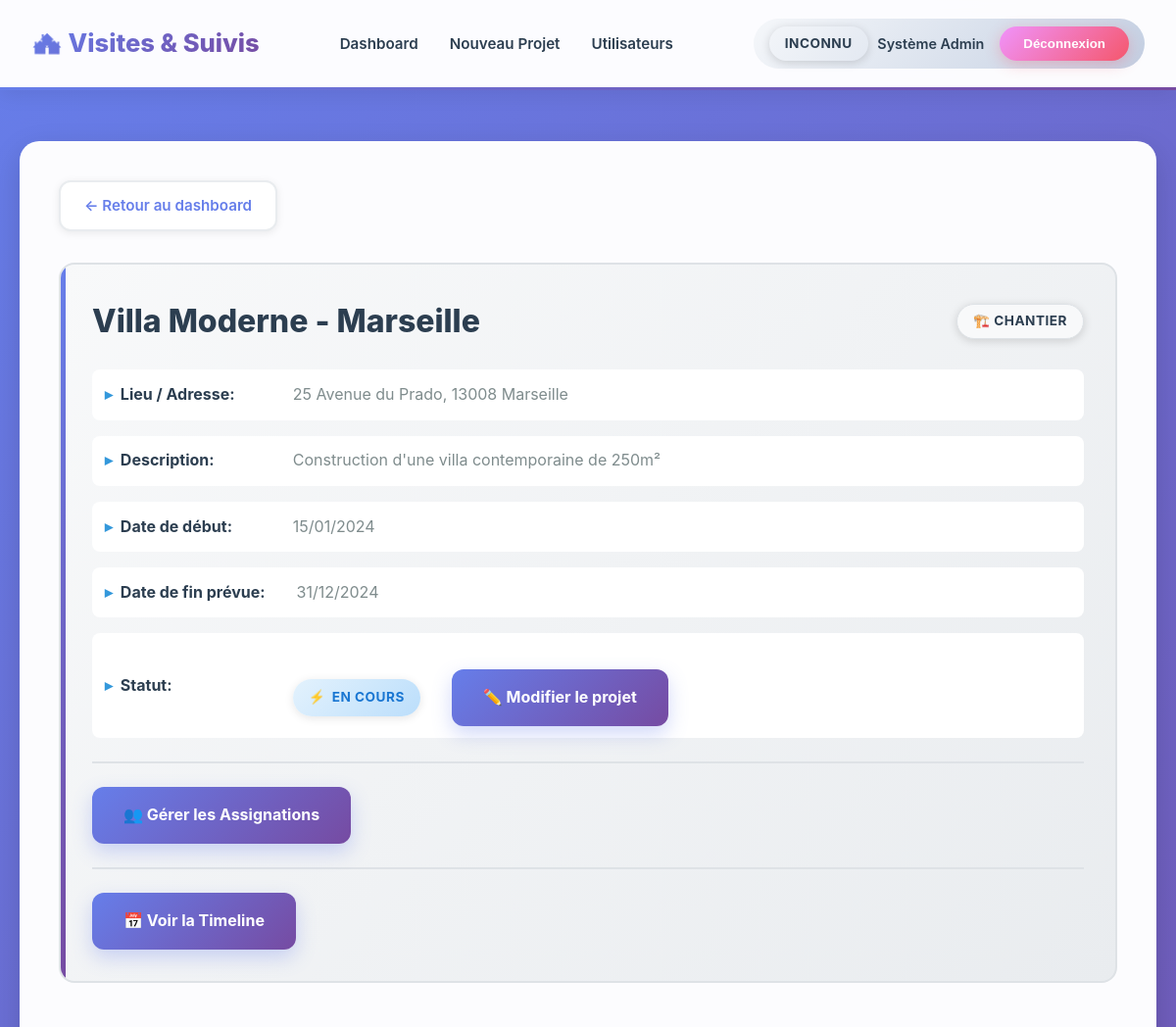
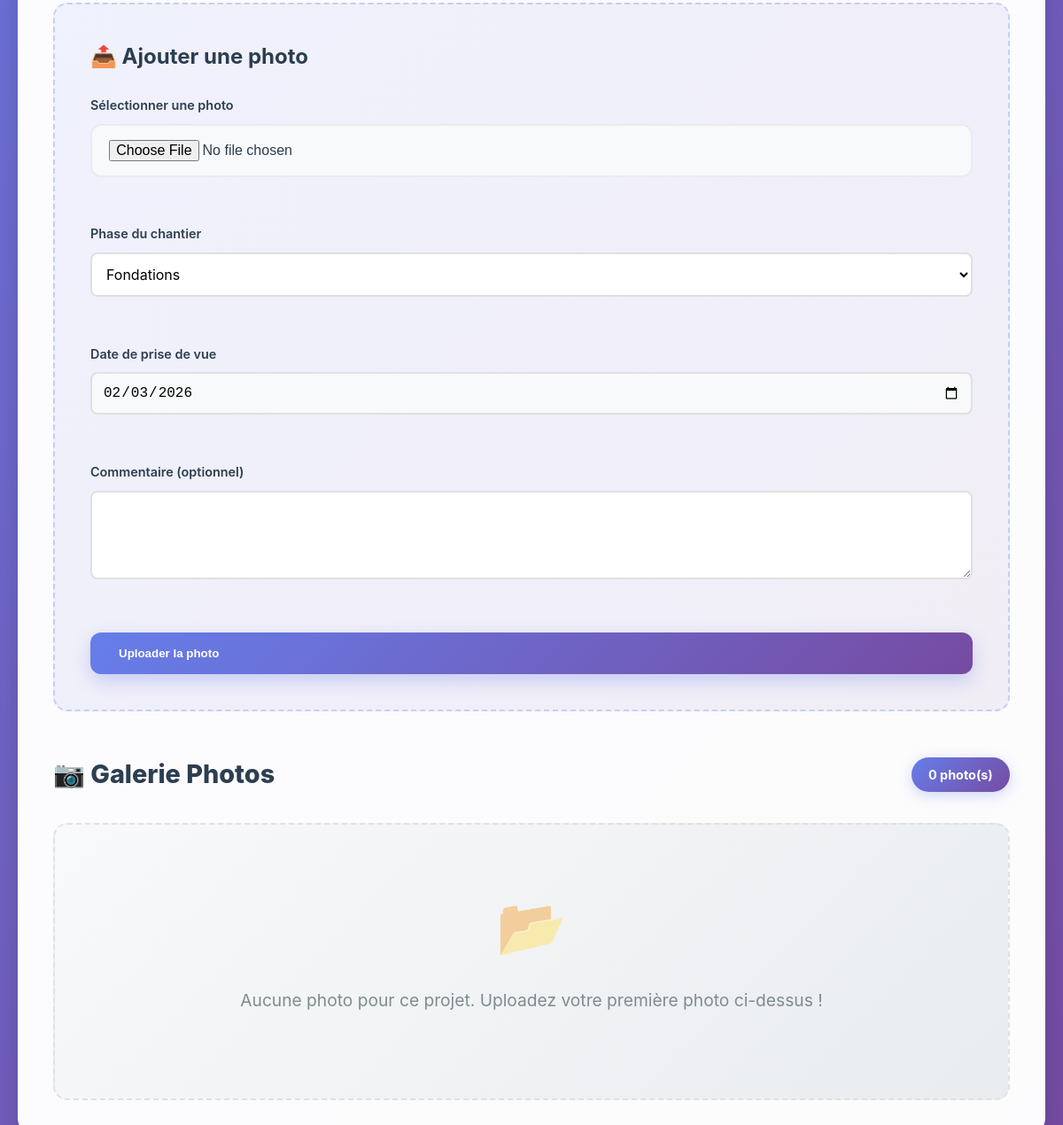
Screenshot of /pages/chantier.php?id=1 (signed in) with the database file from the repository (2 pictures, top to bottom).
### tables this page shows
CREATE TABLE `chantiers` (
  `id` int NOT NULL AUTO_INCREMENT,
  `user_id` int NOT NULL,
  `nom` varchar(200) NOT NULL,
  `adresse` text,
  `description` text,
  `date_debut` date DEFAULT NULL,
  `date_fin_prevue` date DEFAULT NULL,
  `statut` enum('en_cours','termine','en_pause') DEFAULT 'en_cours',
  `type` enum('chantier','visite_commerciale','etat_des_lieux','autre') DEFAULT 'chantier',
  `lot_id` varchar(50) DEFAULT NULL,
  `template_file` varchar(255) DEFAULT NULL,
  `is_public` tinyint(1) DEFAULT '0',
  `share_token` varchar(64) DEFAULT NULL,
  `created_at` timestamp NULL DEFAULT CURRENT_TIMESTAMP,
  PRIMARY KEY (`id`),
  KEY `user_id` (`user_id`),
  KEY `idx_share_token` (`share_token`),
  CONSTRAINT `chantiers_ibfk_1` FOREIGN KEY (`user_id`) REFERENCES `users` (`id`) ON DELETE CASCADE
);

### includes/auth.php (called while the page is built, shortened)
<?php
require_once __DIR__ . '/permissions.php';
$nom_complet = $_SESSION['nom_complet'] ?? 'Utilisateur';
$user_role = getUserRole() ?? 'architect';
?>

### pages/chantier.php (the view, shortened to what this page needs)
<?php
require_once '../includes/config.php';
require_once '../includes/auth.php';
$chantier_id = intval($_GET['id'] ?? 0);
$stmt = $pdo->prepare("SELECT * FROM chantiers WHERE id = ?");
$stmt->execute([$chantier_id]);
$chantier = $stmt->fetch();
$stmt_images = $pdo->prepare("
    SELECT * FROM images
    WHERE chantier_id = ?
    ORDER BY uploaded_at DESC
");
$stmt_images->execute([$chantier_id]);
$images = $stmt_images->fetchAll();
$type = $chantier['type'] ?? 'chantier';
if ($type === 'chantier') {
    $phases = [
        'fondations' => 'Fondations',
        'structure' => 'Structure',
        'clos_couvert' => 'Clos & Couvert',
        'second_oeuvre' => 'Second Œuvre',
        'finitions' => 'Finitions',
        'autres' => 'Autres'
    ];
} else if ($type === 'visite_commerciale' || $type === 'etat_des_lieux') {
    $phases = [
        'exterieur' => 'Extérieur / Façade',
        'entree' => 'Entrée / Hall',
        'sejour' => 'Séjour / Salon',
        'cuisine' => 'Cuisine',
        'chambre' => 'Chambre',
        'sdb' => 'Salle de Bain / WC',
        'balcon' => 'Balcon / Terrasse',
        'autres' => 'Autres'
    ];
}
$statuts = [
    'en_cours' => 'En cours',
    'termine' => 'Terminé',
    'en_pause' => 'En pause'
];
?>
<!DOCTYPE html>
<html lang="fr">
<head>
    <link rel="stylesheet" href="../css/style.css">
</head>
<body>
    <header class="header">
        <nav class="nav">
            <div class="logo">🏘️ Visites & Suivis</div>
            <ul class="nav-links">
                <li><a href="dashboard.php">Dashboard</a></li>
                <?php if (isAdmin()): ?>
                    <li><a href="nouveau-chantier.php">Nouveau Projet</a></li>
                    <li><a href="users-management.php">Utilisateurs</a></li>
                <?php endif; ?>
            </ul>
            <div class="user-info">
                <span class="user-badge"><?= getRoleBadge($user_role) ?> <?= htmlspecialchars($nom_complet) ?></span>
                <form method="POST" action="logout.php" style="display: inline;">
                    <button type="submit" class="logout-btn">Déconnexion</button>
                </form>
            </div>
        </nav>
    </header>
    <div class="container">
        <div class="chantier-detail">
            <a href="dashboard.php" class="back-link">← Retour au dashboard</a>
            <div class="chantier-info">
                <div style="display: flex; justify-content: space-between; align-items: center; margin-bottom: 1.5rem;">
                    <h2 style="margin: 0;"><?= htmlspecialchars($chantier['nom']) ?></h2>
                    <span class="badge-role" style="background: #f8f9fa; color: #2c3e50; border: 1px solid #dee2e6;">
                        <?= getProjectTypeIcon($type) ?> <?= getProjectTypeLabel($type) ?>
                    </span>
                </div>
                <div class="info-row">
                    <span class="info-label">Lieu / Adresse:</span>
                    <span class="info-value"><?= htmlspecialchars($chantier['adresse']) ?></span>
                </div>
                <div class="info-row">
                    <span class="info-label">Description:</span>
                    <span class="info-value"><?= htmlspecialchars($chantier['description'] ?? 'Aucune description') ?></span>
                </div>
                <div class="info-row">
                    <span class="info-label">Date de début:</span>
                    <span class="info-value"><?= date('d/m/Y', strtotime($chantier['date_debut'])) ?></span>
                </div>
                <?php if ($chantier['date_fin_prevue']): ?>
                <div class="info-row">
                    <span class="info-label">Date de fin prévue:</span>
                    <span class="info-value"><?= date('d/m/Y', strtotime($chantier['date_fin_prevue'])) ?></span>
                </div>
                <?php endif; ?>
                <div class="info-row">
                    <span class="info-label">Statut:</span>
                    <span class="chantier-status status-<?= $chantier['statut'] ?>">
                        <?= $statuts[$chantier['statut']] ?>
                    </span>
                    <?php if (isAdmin()): ?>
                        <div style="margin-top: 1.5rem; display: flex; gap: 1rem; flex-wrap: wrap;">
                            <a href="edit-chantier.php?id=<?= $chantier_id ?>" class="btn-primary" style="text-decoration: none; display: inline-block;">✏️ Modifier le projet</a>
                        </div>
                    <?php endif; ?>
                </div>
                <?php if (isAdmin()): ?>
                    <div style="margin-top: 1.5rem; padding-top: 1.5rem; border-top: 2px solid #dee2e6;">
                        <a href="manage-assignments.php?id=<?= $chantier_id ?>" class="btn-primary" style="text-decoration: none; display: inline-flex;">
                            👥 Gérer les Assignations
                        </a>
                    </div>
                <?php endif; ?>
                <div style="margin-top: 1.5rem; padding-top: 1.5rem; border-top: 2px solid #dee2e6;">
                    <a href="timeline.php?id=<?= $chantier_id ?>" class="btn-primary" style="background: linear-gradient(135deg, #667eea 0%, #764ba2 100%); text-decoration: none; display: inline-flex; align-items: center; gap: 0.5rem;">
                        📅 Voir la Timeline
                    </a>
                </div>
            </div>
            <div class="upload-section">
                <h3>📤 Ajouter une photo</h3>
                <form method="POST" enctype="multipart/form-data" class="upload-form">
                    <div class="form-group">
                        <label for="image">Sélectionner une photo</label>
                        <input type="file" id="image" name="image" accept="image/*" required>
                    </div>
                    <div class="form-group">
                        <label for="phase"><?= $type === 'chantier' ? 'Phase du chantier' : 'Zone / Catégorie' ?></label>
                        <select id="phase" name="phase" style="width: 100%; padding: 0.75rem; border: 2px solid #e0e0e0; border-radius: 8px;">
                            <?php foreach ($phases as $key => $label): ?>
                                <option value="<?= $key ?>"><?= $label ?></option>
                            <?php endforeach; ?>
                        </select>
                    </div>
                    <div class="form-group">
                        <label for="date_prise">Date de prise de vue</label>
                        <input type="date" id="date_prise" name="date_prise"
                               value="<?= date('Y-m-d') ?>"
                               style="width: 100%; padding: 0.75rem; border: 2px solid #e0e0e0; border-radius: 8px;">
                    </div>
                    <div class="form-group">
                        <label for="commentaire">Commentaire (optionnel)</label>
                        <textarea id="commentaire" name="commentaire" rows="3"
                                  style="width: 100%; padding: 0.75rem; border: 2px solid #e0e0e0; border-radius: 8px; font-family: inherit;"></textarea>
                    </div>
                    <button type="submit" class="btn-primary">Uploader la photo</button>
                </form>
            </div>
            <div class="gallery-header">
                <h3>📷 Galerie Photos</h3>
                <div style="display: flex; gap: 1rem; align-items: center;">
                    <span class="gallery-count"><?= count($images) ?> photo(s)</span>
                </div>
            </div>
            <?php if (empty($images)): ?>
                <div class="empty-state">
                    <p>Aucune photo pour ce projet. Uploadez votre première photo ci-dessus !</p>
                </div>
            <?php endif; ?>
        </div>
    </div>
</body>
</html>

### includes/permissions.php (shortened to what this page needs)
<?php
function isLoggedIn(): bool {
    return isset($_SESSION['user_id']);
}
function getUserRole(): ?string {
    return $_SESSION['role'] ?? null;
}
function isAdmin(): bool {
    return isLoggedIn() && getUserRole() === 'admin';
}
function getRoleBadge(string $role): string {
    $badges = [
        'admin' => '<span class="badge-role badge-admin">👑 Admin</span>',
        'architect' => '<span class="badge-role badge-architect">👨‍💼 Architecte</span>'
    ];
    return $badges[$role] ?? '<span class="badge-role">Inconnu</span>';
}
function getProjectTypeLabel(string $type): string {
    $types = [
        'chantier' => 'Chantier',
        'visite_commerciale' => 'Visite Commerciale',
        'etat_des_lieux' => 'État des Lieux',
        'autre' => 'Autre'
    ];
    return $types[$type] ?? 'Projet';
}
function getProjectTypeIcon(string $type): string {
    $icons = [
        'chantier' => '🏗️',
        'visite_commerciale' => '🏠',
        'etat_des_lieux' => '📋',
        'autre' => '📁'
    ];
    return $icons[$type] ?? '📁';
}
?>

### rows the page displays
chantiers: nom "Villa Moderne - Marseille", type "🏗️", type "CHANTIER", adresse "25 Avenue du Prado, 13008 Marseille", description "Construction d'une villa contemporaine de 250m²", date_debut "15/01/2024", date_fin_prevue "31/12/2024", statut "EN COURS"

### other values shown
$badges[$role] "INCONNU"
$nom_complet "Système Admin"
count($images) "0"
form field phase "Fondations"
